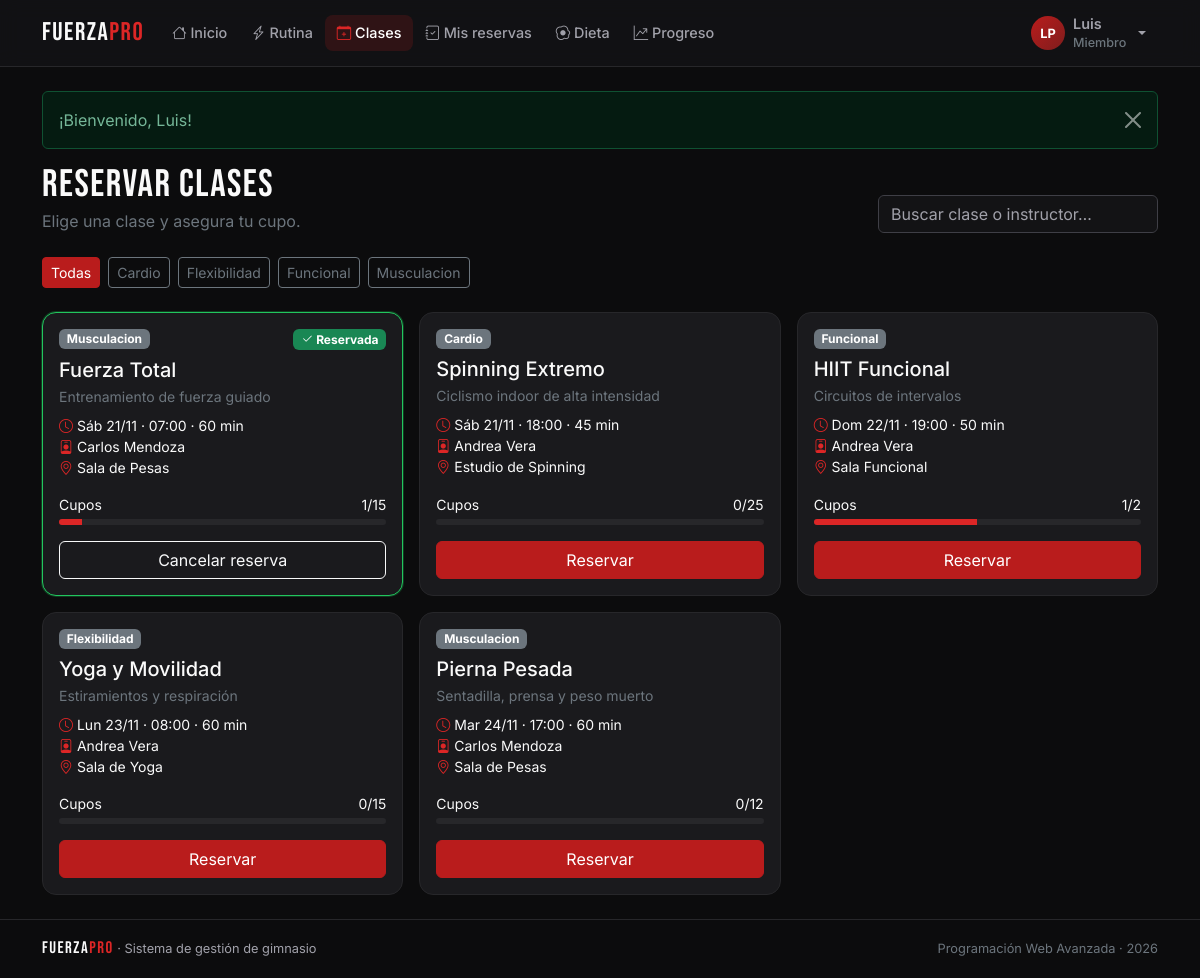
Screenshot of /index.php?r=clases/index (signed in) with the database file from the repository.
### tables this page shows
CREATE TABLE clases (
  id             INT AUTO_INCREMENT PRIMARY KEY,
  nombre         VARCHAR(50)  NOT NULL,
  tipo           VARCHAR(30)  NOT NULL,
  descripcion    VARCHAR(255) NULL,
  id_instructor  INT          NOT NULL,
  id_instalacion INT          NOT NULL,
  fecha_hora     DATETIME     NOT NULL,
  duracion_min   INT          NOT NULL DEFAULT 60,
  cupo           INT          NOT NULL DEFAULT 20,
  estado         ENUM('Programada','Cancelada') NOT NULL DEFAULT 'Programada',
  INDEX idx_clases_fecha (fecha_hora),
  CONSTRAINT fk_clases_instructor  FOREIGN KEY (id_instructor)  REFERENCES usuarios(id),
  CONSTRAINT fk_clases_instalacion FOREIGN KEY (id_instalacion) REFERENCES instalaciones(id)
);

CREATE TABLE instalaciones (
  id          INT AUTO_INCREMENT PRIMARY KEY,
  nombre      VARCHAR(50)  NOT NULL,
  tipo        VARCHAR(30)  NOT NULL,
  capacidad   INT          NOT NULL,
  descripcion VARCHAR(255) NULL
);

### core/Router.php (called while the page is built, shortened)
<?php
class Router
{
    public static function dispatch(string $ruta): void
    {
        if (!preg_match('#^([a-z]+)/([a-z]+)$#', $ruta, $m)) {
            self::noEncontrado();
        }
        [, $nombre, $accion] = $m;
        (new $clase())->$accion();
    }
}

### index.php (called while the page is built, shortened)
<?php
require __DIR__ . '/core/helpers.php';
require __DIR__ . '/core/Database.php';
require __DIR__ . '/core/Model.php';
require __DIR__ . '/core/Controller.php';
require __DIR__ . '/core/Router.php';
Router::dispatch(is_string($_GET['r'] ?? null) ? $_GET['r'] : '');

### core/helpers.php (called while the page is built, shortened)
<?php
function e($valor): string
{
    return htmlspecialchars((string) ($valor ?? ''), ENT_QUOTES, 'UTF-8');
}
function url(string $ruta = 'inicio/index', array $params = []): string
{
    $params = array_merge(['r' => $ruta], $params);
    return 'index.php?' . http_build_query($params);
}
function fecha_clase(string $valor): string
{
    $t = strtotime($valor);
    $dias = ['Lun', 'Mar', 'Mié', 'Jue', 'Vie', 'Sáb', 'Dom'];
    return $dias[(int) date('N', $t) - 1] . ' ' . date('d/m', $t) . ' · ' . date('H:i', $t);
}

### core/Database.php (called while the page is built, shortened)
<?php
class Database
{
    private static ?PDO $pdo = null;
    public static function get(): PDO
    {
        if (self::$pdo === null) {
            $dsn = 'mysql:host=' . DB_HOST . ';port=' . DB_PORT
                 . ';dbname=' . DB_NAME . ';charset=utf8mb4';
            try {
                self::$pdo = new PDO($dsn, DB_USER, DB_PASS, [
                    PDO::ATTR_ERRMODE            => PDO::ERRMODE_EXCEPTION,
                    PDO::ATTR_DEFAULT_FETCH_MODE => PDO::FETCH_ASSOC,
                    PDO::ATTR_EMULATE_PREPARES   => false,
                ]);
                self::$pdo->exec("SET time_zone = '" . date('P') . "'");
            } catch (PDOException $e) {
                http_response_code(500);
                $detalle = DEBUG ? '<br><small>' . htmlspecialchars($e->getMessage()) . '</small>' : '';
                exit('<h3 style="font-family:sans-serif">No se pudo conectar a la base de datos.'
                    . ' Revise config/config.php e importe gimnasio.sql.' . $detalle . '</h3>');
            }
        }
        return self::$pdo;
    }
}

### core/Model.php (called while the page is built, shortened)
<?php
abstract class Model
{
    protected static function db(): PDO
    {
        return Database::get();
    }
    protected static function query(string $sql, array $params = []): PDOStatement
    {
        $st = self::db()->prepare($sql);
        $st->execute($params);
        return $st;
    }
}

### models/Clase.php (called while the page is built, shortened)
<?php
class Clase extends Model
{
    public static function disponibles(int $miembro, string $tipo = ''): array
    {
        $sql = 'SELECT ' . self::COLUMNAS . ',
                   (SELECT r2.estado FROM reservas r2 WHERE r2.id_clase = c.id AND r2.id_miembro = ?) AS mi_reserva'
             . self::DESDE
             . " WHERE c.fecha_hora >= NOW() AND c.estado = 'Programada'";
        $p = [$miembro];
        return self::query($sql . ' ORDER BY c.fecha_hora', $p)->fetchAll();
    }
}

### views/clases/disponibles.php (the view, shortened to what this page needs)
<div class="fp-page-head">
  <div>
    <h1 class="fp-title">Reservar clases</h1>
    <p class="text-secondary mb-0">Elige una clase y asegura tu cupo.</p>
  </div>
  <input type="search" class="form-control fp-search" id="buscarClase" placeholder="Buscar clase o instructor…" aria-label="Buscar clase">
</div>
<div class="d-flex flex-wrap gap-2 mb-4">
  <a href="<?= url('clases/index') ?>" class="btn btn-sm <?= $tipo === '' ? 'btn-danger' : 'btn-outline-secondary' ?>">Todas</a>
  <?php foreach ($tipos as $t): ?>
    <a href="<?= url('clases/index', ['tipo' => $t]) ?>" class="btn btn-sm <?= $tipo === $t ? 'btn-danger' : 'btn-outline-secondary' ?>"><?= e($t) ?></a>
  <?php endforeach; ?>
</div>
<div class="row g-3" id="listaClases">
  <?php foreach ($clases as $c):
      $reservada = $c['mi_reserva'] === 'Reservada';
      $llena = (int) $c['ocupados'] >= (int) $c['cupo'];
      $pct = $c['cupo'] ? min(100, round($c['ocupados'] / $c['cupo'] * 100)) : 0;
  ?>
    <div class="col-md-6 col-xl-4" data-buscar="<?= e(mb_strtolower($c['nombre'] . ' ' . $c['instructor'] . ' ' . $c['tipo'])) ?>">
      <div class="card fp-card fp-clase h-100 <?= $reservada ? 'fp-clase-reservada' : '' ?>" data-clase="<?= (int) $c['id'] ?>">
        <div class="card-body d-flex flex-column">
          <div class="d-flex justify-content-between align-items-start">
            <span class="badge text-bg-secondary"><?= e($c['tipo']) ?></span>
            <span class="badge text-bg-success fp-badge-reservada <?= $reservada ? '' : 'd-none' ?>"><i class="bi bi-check2"></i> Reservada</span>
          </div>
          <h2 class="h5 mt-2 mb-1"><?= e($c['nombre']) ?></h2>
          <p class="small text-secondary mb-2"><?= e($c['descripcion']) ?></p>
          <ul class="list-unstyled small mb-3">
            <li><i class="bi bi-clock text-danger"></i> <?= fecha_clase($c['fecha_hora']) ?> · <?= (int) $c['duracion_min'] ?> min</li>
            <li><i class="bi bi-person-badge text-danger"></i> <?= e($c['instructor']) ?></li>
            <li><i class="bi bi-geo-alt text-danger"></i> <?= e($c['instalacion']) ?></li>
          </ul>
          <div class="mt-auto">
            <div class="d-flex justify-content-between small mb-1">
              <span>Cupos</span><span class="fp-cupos"><?= (int) $c['ocupados'] ?>/<?= (int) $c['cupo'] ?></span>
            </div>
            <div class="progress fp-progress mb-3"><div class="progress-bar bg-danger fp-cupos-barra" style="width:<?= $pct ?>%"></div></div>
            <button class="btn w-100 fp-btn-reserva <?= $reservada ? 'btn-outline-light' : 'btn-danger' ?>"
                    data-accion="<?= $reservada ? 'cancelar' : 'crear' ?>" <?= !$reservada && $llena ? 'disabled' : '' ?>>
              <?= $reservada ? 'Cancelar reserva' : ($llena ? 'Clase llena' : 'Reservar') ?>
            </button>
          </div>
        </div>
      </div>
    </div>
  <?php endforeach; ?>
</div>

### assets/css/styles.css (style rules this page uses)
:root { --fp-bg: #0c0c0d; --fp-sur: #131315; --fp-card: #1a1a1d; --fp-brd: #27272a; --fp-brd2: #3f3f46; --fp-acc: #b91c1c; --fp-acch: #dc2626; --fp-txt: #fafafa; --fp-txt2: #a1a1aa; --fp-ok: #22c55e; --fp-radio: 14px; }
[data-bs-theme="dark"] { --bs-body-bg: var(--fp-bg); --bs-body-color: var(--fp-txt); --bs-secondary-color: var(--fp-txt2); --bs-border-color: var(--fp-brd); --bs-tertiary-bg: var(--fp-sur); --bs-body-font-family: 'Inter', system-ui, sans-serif; --bs-danger: var(--fp-acch); --bs-danger-rgb: 220, 38, 38; --bs-link-color-rgb: 250, 250, 250; }
.btn-danger { --bs-btn-bg: var(--fp-acc); --bs-btn-border-color: var(--fp-acc); --bs-btn-hover-bg: var(--fp-acch); --bs-btn-hover-border-color: var(--fp-acch); --bs-btn-active-bg: #991b1b; }
.form-control, .form-select { background-color: var(--fp-sur); border-color: var(--fp-brd2); }
body { min-height: 100vh; display: flex; flex-direction: column; -webkit-font-smoothing: antialiased; }
.fp-logo, .fp-title, .fp-display, .fp-stat-value { font-family: 'Bebas Neue', sans-serif; letter-spacing: 1.5px; }
.fp-title { font-size: clamp(1.8rem, 4vw, 2.4rem); margin-bottom: .2rem; line-height: 1.05; }
.fp-page-head { display: flex; flex-wrap: wrap; justify-content: space-between; align-items: flex-end; gap: 1rem; margin-bottom: 1.5rem; }
.fp-card { background: var(--fp-card); border: 1px solid var(--fp-brd); border-radius: var(--fp-radio); color: var(--fp-txt); transition: border-color .2s, transform .2s; }
.fp-progress { height: 6px; background: var(--fp-brd); border-radius: 6px; }
.fp-progress .progress-bar { transition: width .5s ease; }
.fp-search { max-width: 280px; }
.fp-clase { transition: border-color .25s, box-shadow .25s; }
.fp-clase-reservada { border-color: var(--fp-ok); box-shadow: 0 0 0 1px rgba(34, 197, 94, .25); }
.fp-main > * { animation: aparecer .35s ease both; }

### rows the page displays
clases: tipo "Musculacion", nombre "Fuerza Total", descripcion "Entrenamiento de fuerza guiado", fecha_hora "Sáb 21/11 · 07:00", duracion_min "60", instructor "Carlos Mendoza", id_instalacion.nombre "Sala de Pesas", ocupados "1", cupo "15", $pct 7 (drawn), shows "Cancelar reserva"
clases: tipo "Cardio", nombre "Spinning Extremo", descripcion "Ciclismo indoor de alta intensidad", fecha_hora "Sáb 21/11 · 18:00", duracion_min "45", instructor "Andrea Vera", id_instalacion.nombre "Estudio de Spinning", ocupados "0", cupo "25", shows "Reservar"
clases: tipo "Funcional", nombre "HIIT Funcional", descripcion "Circuitos de intervalos", fecha_hora "Dom 22/11 · 19:00", duracion_min "50", instructor "Andrea Vera", id_instalacion.nombre "Sala Funcional", ocupados "1", cupo "2", shows "Reservar"
clases: tipo "Flexibilidad", nombre "Yoga y Movilidad", descripcion "Estiramientos y respiración", fecha_hora "Lun 23/11 · 08:00", duracion_min "60", instructor "Andrea Vera", id_instalacion.nombre "Sala de Yoga", ocupados "0", cupo "15", shows "Reservar"
clases: tipo "Musculacion", nombre "Pierna Pesada", descripcion "Sentadilla, prensa y peso muerto", fecha_hora "Mar 24/11 · 17:00", duracion_min "60", instructor "Carlos Mendoza", id_instalacion.nombre "Sala de Pesas", ocupados "0", cupo "12", shows "Reservar"

### other values shown
$texto "Inicio"
$texto "Rutina"
$texto "Clases"
$texto "Mis reservas"
$texto "Dieta"
$texto "Progreso"
iniciales($usuario['nombre'], $usuario['apellido']) "LP"
$usuario['nombre'] "Luis"
$usuario['rol'] "Miembro"
$f['mensaje'] "¡Bienvenido, Luis!"
$t "Cardio"
$t "Flexibilidad"
$t "Funcional"
$t "Musculacion"
